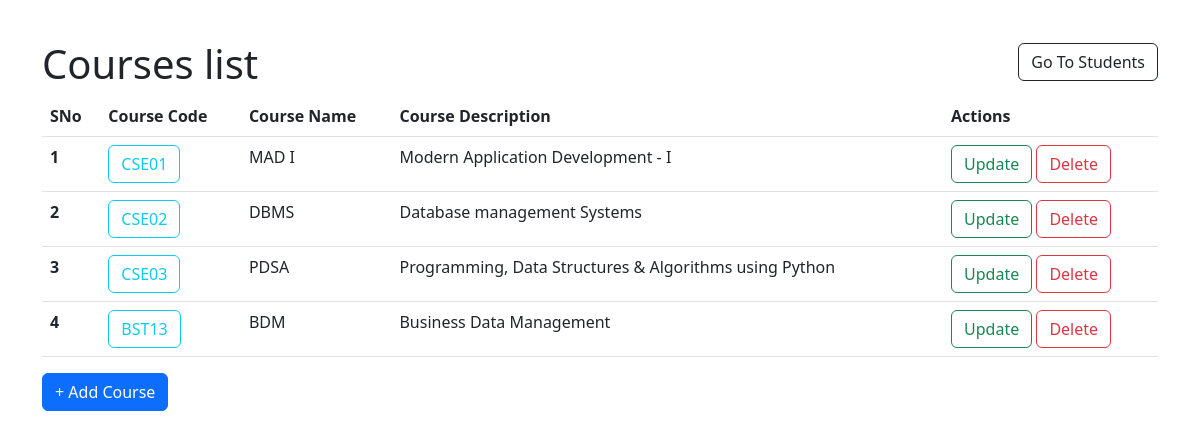
Screenshot of /courses with the database file from the repository.
### app.py (models this page shows)
class Course(db.Model):
    __tablename__ = 'course'
    course_id = db.Column(db.Integer, primary_key=True, autoincrement=True)
    course_name = db.Column(db.String, nullable=False, unique=True)
    course_code = db.Column(db.String, nullable=False)
    course_description = db.Column(db.String)
    children = db.relationship("Student", secondary="enrollments")

### app.py (the view)
@app.route("/courses", methods=["GET","POST"])
def Course_page():
    course_list = Course.query.all()
    if request.method=="GET":
        if len(course_list) == 0:
            return render_template("no_course.html")
        else:
            return render_template("course_list.html", c_list= course_list)

### templates/course_list.html (shortened to what this page needs)
<!DOCTYPE html>
<html lang="en">
<head>
    <link href="https://cdn.jsdelivr.net/npm/bootstrap@5.2.0-beta1/dist/css/bootstrap.min.css" rel="stylesheet">
</head>
<body style="margin-top:40px ;">
    <div class="container">
        <div class="row">
            <div class="col">
                <h1>Courses list</h1>
            </div>
            <div class="col">
                <div style="float: right;">
                    <form action="/" method="GET">
                        <h2><a href="/"><button type="button" class="btn btn-outline-dark">Go To Students</button></a></h2>
                    </form>
                </div>
            </div>
        </div>
        <table id="all-courses" class="table table-hover">
            <tr>
                <th scope="row">SNo</th>
                <th scope="row">Course Code</th>
                <th scope="row">Course Name</th>
                <th scope="row">Course Description</th>
                <th scope="row">Actions</th>
            </tr>
            {% for course in c_list %}
            <tr>
                <th scope="col">{{loop.index}}</td>
                <td><a href="/course/{{course["course_id"]}}"><button type="button" class="btn btn-outline-info">{{course["course_code"]}}</button></a></td>
                <td>{{course["course_name"]}}</td>
                <td>{{course["course_description"]}}</td>
                <td>
                    <div style="display: inline-block;">
                        <form action="/course/{{course["course_id"]}}/update" method="GET">
                            <a href="/course/{{course["course_id"]}}/update"><button type="button" class="btn btn-outline-success">Update</button></a>
                        </form>
                    </div>
                    <div style="display: inline-block;">
                        <form action="/course/{{course["course_id"]}}/delete" method="GET">
                            <a href="/course/{{course["course_id"]}}/delete"><button type="button" class="btn btn-outline-danger">Delete</button></a>
                        </form>
                    </div>
                </td>
            </tr>
            {% endfor %}
        </table>
        <form action="/course/create" id="get-data">
            <input type="submit" name="submit_button" class="btn btn-primary" value="+ Add Course">
        </form>
    </div>
</body>
</html>

### rows the page displays
Course: course_code "CSE01", course_name "MAD I", course_description "Modern Application Development - I"
Course: course_code "CSE02", course_name "DBMS", course_description "Database management Systems"
Course: course_code "CSE03", course_name "PDSA", course_description "Programming, Data Structures & Algorithms using Python"
Course: course_code "BST13", course_name "BDM", course_description "Business Data Management"
